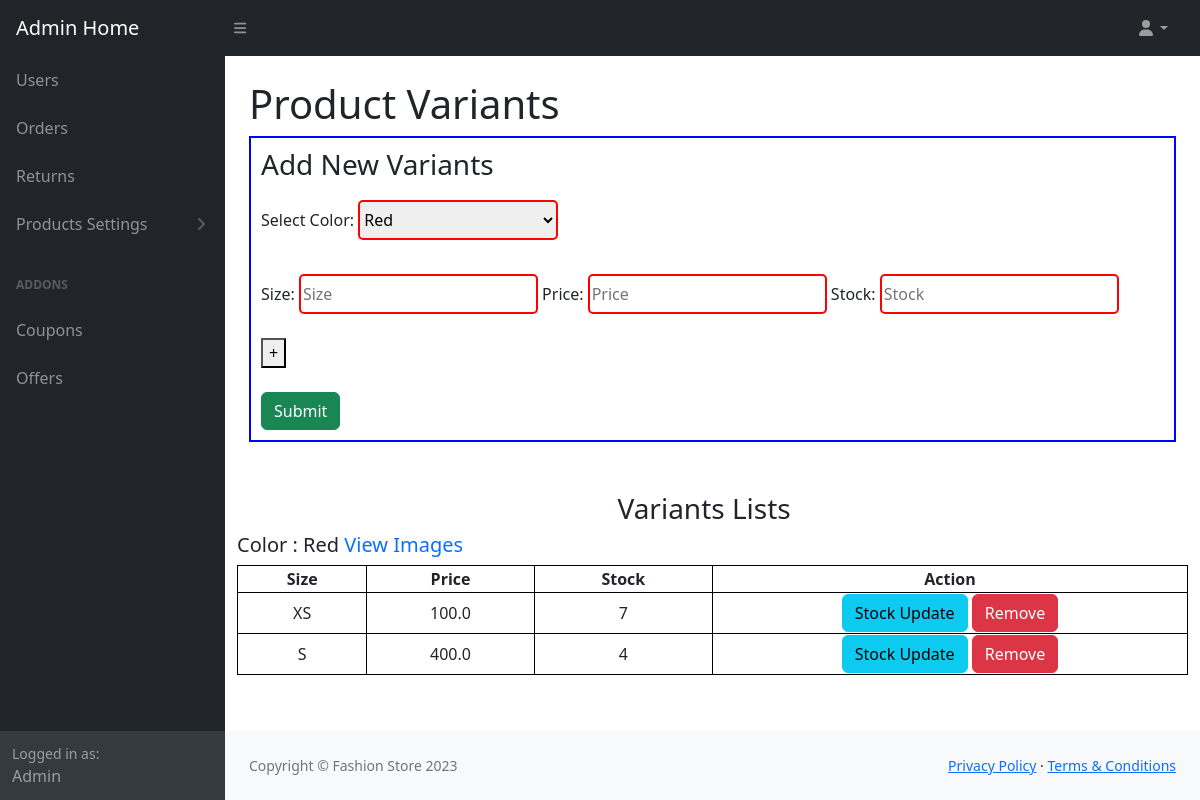
The page /product_variants_view?id=91b0bc1e-3c05-4470-96b7-7c3aa8433ece (signed in) on the database as committed earlier.
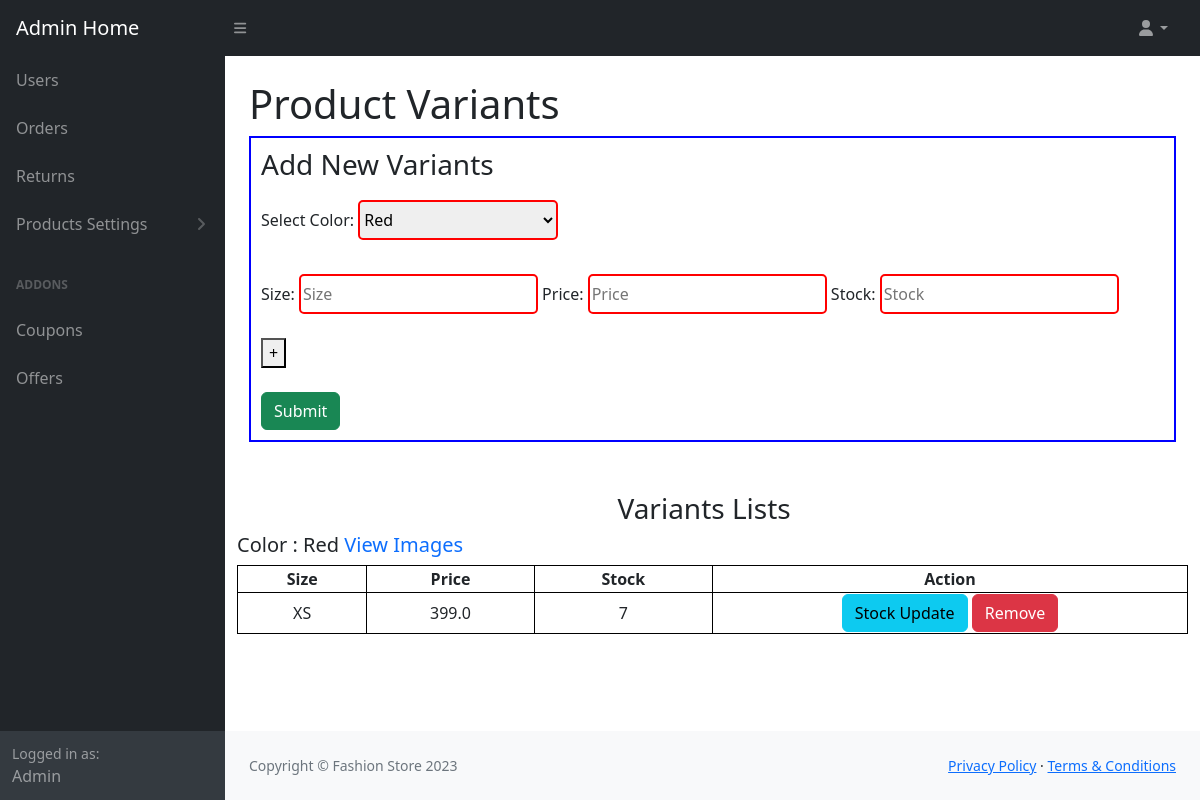
The same page on the database as committed later.
### store/models.py (models this page shows, shortened)
class BaseModel(models.Model):
	uid = models.UUIDField(primary_key=True , editable=False , default=uuid.uuid4)
	created_at = models.DateTimeField(auto_now= True)
	updated_at = models.DateTimeField(auto_now_add= True)
	class Meta:
		abstract = True

class ColorVariant(BaseModel):
	product_id = models.ForeignKey(Products, on_delete=models.CASCADE)
	color = models.CharField(max_length=50)

class SizeVariant(BaseModel):
	product_id = models.ForeignKey(Products, on_delete=models.CASCADE)
	Color_id = models.ForeignKey(ColorVariant, on_delete=models.CASCADE)
	size = models.CharField(max_length=50)
	price = models.FloatField()
	rprice = models.FloatField()
	stock = models.IntegerField()

### store/views.py (the view)
# urls.py: path('product_variants_view', views.product_variants_view, name="product_variants_view"),
@login_required(login_url='admin_login')
def product_variants_view(request):
    product_id = request.GET['id']
    if product_id:
        product = Products.objects.get(uid=product_id)
    size_list = SizeVariant.objects.all()
    color_list = ColorVariant.objects.filter(product_id=product)
    context = {'product_id': product_id, 'color_list': color_list,'size_list':size_list}
    return render(request, 'admin_main/product_variants_view.html', context)

### store/context_processors.py (called while the page is built)
def category_list_processor(request):
    category_list = Category.objects.all()
    return {'category_list': category_list}

def cart_counter(request):
    cart_count = 0
    try:
        if request.user.is_authenticated:
            cart_items = CartItems.objects.all().filter(user=request.user)
        else:
            cart = uCart.objects.filter(cart_id=_cart_id(request))
            cart_items = CartItems.objects.all().filter(cart=cart[:1])
        for cart_item in cart_items:
            cart_count += cart_item.quantity
    except uCart.DoesNotExist:
        cart_count=0
    return dict(cart_count=cart_count)

def wish_counter(request):
    if request.user.is_authenticated:
        wish_items = WishList.objects.filter(user=request.user)
    else:
        guest = Guest.objects.filter(guest_id=_wishlist_id(request)).first()
        if guest:
            wish_items = WishList.objects.filter(guest=guest)
        else:
            wish_items = []
    wish_count = wish_items.count() if wish_items else 0
    return {'wish_count': wish_count}

### store/templates/admin_main/product_variants_view.html (shortened to what the changed rows need)
{% extends 'admin_main/admin_base.html' %}
{% load static %}
{% block body %}
{% if user.is_authenticated and user.is_staff %}
<main>
    <div class="container-fluid px-4">
        <h1 class="mt-4">Product Variants</h1>
    </div>
</main>
<div class="container" >
    <h3 style="margin-left:40%;margin-right:40%;margin-top:50px;">Variants Lists</h3>
    {%for color in color_list%}
    <h5>Color : <span>{{color.color}}</span> <a href="{%url 'product_variant_images' color=color.uid%}" style="text-decoration:none;">View Images</a></h5>
    <table class="tableitems">
        <tr>
            <th>Size</th>
            <th>Price</th>
            <th>Stock</th>
            <th>Action</th>
        </tr>
        {%for size in size_list%}
        {%if size.Color_id == color %}
        <tr>
            <td>{{size.size}}</td>
            <td>{{size.price}}</td>
            <td>{{size.stock}}</td>
            <td class="actionbtn">
                <a class="btn btn-info" href="{%url 'product_variants_stock_update' size_id=size.uid product_id=product_id%}">Stock Update</a>
                <a class="btn btn-danger" href="{%url 'product_variants_stock_delete' size_id=size.uid product_id=product_id%}">Remove</a>
            </td>
        </tr>
        {%endif%}
        {%endfor%}
    </table>
    {%endfor%}
</div>
{% endif %}
{% endblock %}

Rows that differ between the two databases and show on the page:
removed SizeVariant: size "S", price "400.0", stock "4"
changed SizeVariant "XS": price "100.0" → "399.0"
